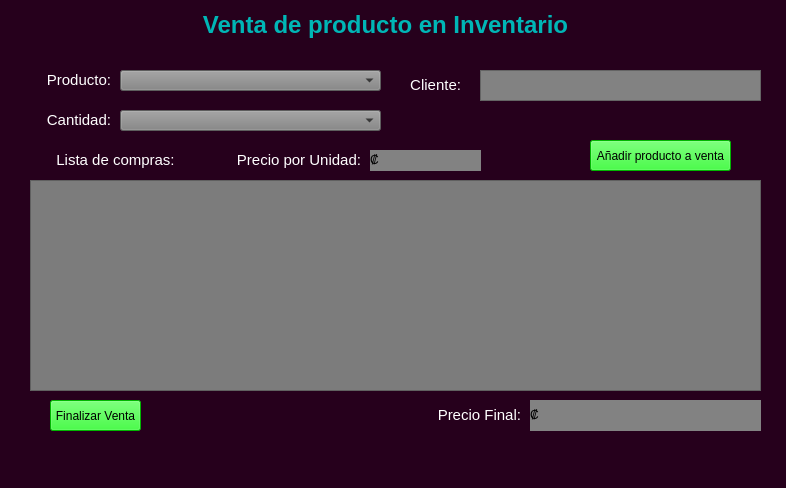
<?xml version="1.0" encoding="UTF-8"?>
<ui version="4.0">
 <class>MainWindow</class>
 <widget class="QMainWindow" name="MainWindow">
  <property name="geometry">
   <rect>
    <x>0</x>
    <y>0</y>
    <width>786</width>
    <height>488</height>
   </rect>
  </property>
  <property name="windowTitle">
   <string>MainWindow</string>
  </property>
  <property name="styleSheet">
   <string notr="true">background-color: rgb(38, 0, 28);</string>
  </property>
  <widget class="QWidget" name="centralwidget">
   <widget class="QComboBox" name="venta_producto_box">
    <property name="geometry">
     <rect>
      <x>120</x>
      <y>70</y>
      <width>261</width>
      <height>21</height>
     </rect>
    </property>
    <property name="styleSheet">
     <string notr="true">background-color: rgb(130, 130, 130);</string>
    </property>
   </widget>
   <widget class="QLabel" name="venta_label_producto">
    <property name="geometry">
     <rect>
      <x>30</x>
      <y>70</y>
      <width>81</width>
      <height>21</height>
     </rect>
    </property>
    <property name="styleSheet">
     <string notr="true">color: rgb(255, 255, 255);</string>
    </property>
    <property name="text">
     <string>&lt;html&gt;&lt;head/&gt;&lt;body&gt;&lt;p align=&quot;right&quot;&gt;&lt;span style=&quot; font-size:11pt; color:#ffffff;&quot;&gt;Producto:&lt;/span&gt;&lt;/p&gt;&lt;/body&gt;&lt;/html&gt;</string>
    </property>
   </widget>
   <widget class="QLabel" name="venta_label_cliente">
    <property name="geometry">
     <rect>
      <x>400</x>
      <y>70</y>
      <width>61</width>
      <height>31</height>
     </rect>
    </property>
    <property name="styleSheet">
     <string notr="true">color: rgb(255, 255, 255);</string>
    </property>
    <property name="text">
     <string>&lt;html&gt;&lt;head/&gt;&lt;body&gt;&lt;p align=&quot;right&quot;&gt;&lt;span style=&quot; font-size:11pt; color:#ffffff;&quot;&gt;Cliente:&lt;/span&gt;&lt;/p&gt;&lt;/body&gt;&lt;/html&gt;</string>
    </property>
   </widget>
   <widget class="QLabel" name="venta_label_cantidad_productos">
    <property name="geometry">
     <rect>
      <x>30</x>
      <y>110</y>
      <width>81</width>
      <height>21</height>
     </rect>
    </property>
    <property name="styleSheet">
     <string notr="true">color: rgb(255, 255, 255);</string>
    </property>
    <property name="text">
     <string>&lt;html&gt;&lt;head/&gt;&lt;body&gt;&lt;p align=&quot;right&quot;&gt;&lt;span style=&quot; font-size:11pt; color:#ffffff;&quot;&gt;Cantidad:&lt;/span&gt;&lt;/p&gt;&lt;/body&gt;&lt;/html&gt;</string>
    </property>
   </widget>
   <widget class="QComboBox" name="venta_cantidad_box">
    <property name="geometry">
     <rect>
      <x>120</x>
      <y>110</y>
      <width>261</width>
      <height>21</height>
     </rect>
    </property>
    <property name="styleSheet">
     <string notr="true">background-color: rgb(130, 130, 130);</string>
    </property>
   </widget>
   <widget class="QLabel" name="venta_label_inventario">
    <property name="geometry">
     <rect>
      <x>30</x>
      <y>150</y>
      <width>171</width>
      <height>21</height>
     </rect>
    </property>
    <property name="styleSheet">
     <string notr="true">color: rgb(255, 255, 255);</string>
    </property>
    <property name="text">
     <string>&lt;html&gt;&lt;head/&gt;&lt;body&gt;&lt;p align=&quot;center&quot;&gt;&lt;span style=&quot; font-size:11pt; color:#ffffff;&quot;&gt;Lista de compras:&lt;/span&gt;&lt;/p&gt;&lt;/body&gt;&lt;/html&gt;</string>
    </property>
   </widget>
   <widget class="QLabel" name="venta_label_titulo">
    <property name="geometry">
     <rect>
      <x>50</x>
      <y>0</y>
      <width>671</width>
      <height>51</height>
     </rect>
    </property>
    <property name="styleSheet">
     <string notr="true"/>
    </property>
    <property name="text">
     <string>&lt;html&gt;&lt;head/&gt;&lt;body&gt;&lt;p align=&quot;center&quot;&gt;&lt;span style=&quot; font-size:18pt; font-weight:600; color:#00b6b6;&quot;&gt;Venta de producto en Inventario&lt;/span&gt;&lt;/p&gt;&lt;/body&gt;&lt;/html&gt;</string>
    </property>
   </widget>
   <widget class="QPushButton" name="venta_button_agregarProducto">
    <property name="geometry">
     <rect>
      <x>590</x>
      <y>140</y>
      <width>141</width>
      <height>31</height>
     </rect>
    </property>
    <property name="styleSheet">
     <string notr="true">background-color: rgb(0, 255, 0);</string>
    </property>
    <property name="text">
     <string>Añadir producto a venta</string>
    </property>
   </widget>
   <widget class="QLabel" name="venta_label_precio_total">
    <property name="geometry">
     <rect>
      <x>430</x>
      <y>400</y>
      <width>91</width>
      <height>31</height>
     </rect>
    </property>
    <property name="styleSheet">
     <string notr="true">color: rgb(255, 255, 255);</string>
    </property>
    <property name="text">
     <string>&lt;html&gt;&lt;head/&gt;&lt;body&gt;&lt;p align=&quot;right&quot;&gt;&lt;span style=&quot; font-size:11pt; color:#ffffff;&quot;&gt;Precio Final:&lt;/span&gt;&lt;/p&gt;&lt;/body&gt;&lt;/html&gt;</string>
    </property>
   </widget>
   <widget class="QLabel" name="venta_precio_final">
    <property name="geometry">
     <rect>
      <x>550</x>
      <y>400</y>
      <width>211</width>
      <height>31</height>
     </rect>
    </property>
    <property name="styleSheet">
     <string notr="true">background-color: rgb(130, 130, 130);
font: 14pt &quot;Times New Roman&quot;;
</string>
    </property>
    <property name="text">
     <string>&lt;html&gt;&lt;head/&gt;&lt;body&gt;&lt;p&gt;&lt;br/&gt;&lt;/p&gt;&lt;/body&gt;&lt;/html&gt;</string>
    </property>
   </widget>
   <widget class="QPlainTextEdit" name="venta_cliente_text_2">
    <property name="geometry">
     <rect>
      <x>480</x>
      <y>70</y>
      <width>281</width>
      <height>31</height>
     </rect>
    </property>
    <property name="styleSheet">
     <string notr="true">background-color: rgb(130, 130, 130);</string>
    </property>
   </widget>
   <widget class="QPushButton" name="venta_button_finalizaVenta">
    <property name="geometry">
     <rect>
      <x>50</x>
      <y>400</y>
      <width>91</width>
      <height>31</height>
     </rect>
    </property>
    <property name="styleSheet">
     <string notr="true">background-color: rgb(0, 255, 0);</string>
    </property>
    <property name="text">
     <string>Finalizar Venta</string>
    </property>
   </widget>
   <widget class="QListWidget" name="venta_listWidget_inventario">
    <property name="geometry">
     <rect>
      <x>30</x>
      <y>180</y>
      <width>731</width>
      <height>211</height>
     </rect>
    </property>
    <property name="styleSheet">
     <string notr="true">background-color: rgb(124, 124, 124);
font: 14pt &quot;Times New Roman&quot;;</string>
    </property>
   </widget>
   <widget class="QLabel" name="venta_label_precio_total_2">
    <property name="geometry">
     <rect>
      <x>530</x>
      <y>400</y>
      <width>21</width>
      <height>31</height>
     </rect>
    </property>
    <property name="styleSheet">
     <string notr="true">background-color: rgb(130, 130, 130);
font: 14pt &quot;Times New Roman&quot;;
</string>
    </property>
    <property name="text">
     <string>&lt;html&gt;&lt;head/&gt;&lt;body&gt;&lt;p&gt;₡&lt;/p&gt;&lt;/body&gt;&lt;/html&gt;</string>
    </property>
   </widget>
   <widget class="QLabel" name="venta_label_unidad_2">
    <property name="geometry">
     <rect>
      <x>390</x>
      <y>150</y>
      <width>91</width>
      <height>21</height>
     </rect>
    </property>
    <property name="styleSheet">
     <string notr="true">background-color: rgb(130, 130, 130);</string>
    </property>
    <property name="text">
     <string/>
    </property>
   </widget>
   <widget class="QLabel" name="venta_label_unidad">
    <property name="geometry">
     <rect>
      <x>230</x>
      <y>150</y>
      <width>131</width>
      <height>21</height>
     </rect>
    </property>
    <property name="styleSheet">
     <string notr="true">color: rgb(255, 255, 255);</string>
    </property>
    <property name="text">
     <string>&lt;html&gt;&lt;head/&gt;&lt;body&gt;&lt;p align=&quot;right&quot;&gt;&lt;span style=&quot; font-size:11pt; color:#ffffff;&quot;&gt;Precio por Unidad:&lt;/span&gt;&lt;/p&gt;&lt;/body&gt;&lt;/html&gt;</string>
    </property>
   </widget>
   <widget class="QLabel" name="venta_label_precio_total_3">
    <property name="geometry">
     <rect>
      <x>370</x>
      <y>150</y>
      <width>21</width>
      <height>21</height>
     </rect>
    </property>
    <property name="styleSheet">
     <string notr="true">background-color: rgb(130, 130, 130);
font: 14pt &quot;Times New Roman&quot;;
</string>
    </property>
    <property name="text">
     <string>&lt;html&gt;&lt;head/&gt;&lt;body&gt;&lt;p&gt;₡&lt;/p&gt;&lt;/body&gt;&lt;/html&gt;</string>
    </property>
   </widget>
   <zorder>venta_producto_box</zorder>
   <zorder>venta_label_producto</zorder>
   <zorder>venta_label_cliente</zorder>
   <zorder>venta_label_cantidad_productos</zorder>
   <zorder>venta_cantidad_box</zorder>
   <zorder>venta_label_inventario</zorder>
   <zorder>venta_label_titulo</zorder>
   <zorder>venta_button_agregarProducto</zorder>
   <zorder>venta_label_precio_total</zorder>
   <zorder>venta_precio_final</zorder>
   <zorder>venta_cliente_text_2</zorder>
   <zorder>venta_button_finalizaVenta</zorder>
   <zorder>venta_listWidget_inventario</zorder>
   <zorder>venta_label_precio_total_2</zorder>
   <zorder>venta_label_unidad</zorder>
   <zorder>venta_label_precio_total_3</zorder>
   <zorder>venta_label_unidad_2</zorder>
  </widget>
  <widget class="QMenuBar" name="menubar">
   <property name="geometry">
    <rect>
     <x>0</x>
     <y>0</y>
     <width>786</width>
     <height>21</height>
    </rect>
   </property>
  </widget>
  <widget class="QStatusBar" name="statusbar"/>
 </widget>
 <resources/>
 <connections/>
</ui>
